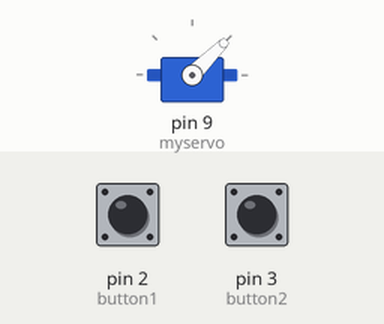
Simulated run of this sketch. Board: Arduino Uno, built with avr-gcc and run on an emulated ATmega328P. Parts: servo. Inputs (shaded band) come from the test bench; at power-on: pin 2 (button1) HIGH, pin 3 (button2) HIGH.

Above: at 1.2 s.
1.3 s: pin 2 (button1) pulled LOW for 1 s
At 2.6 s:
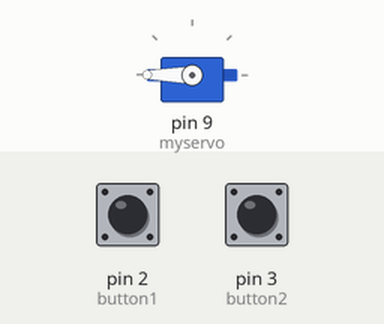
4.3 s: pin 3 (button2) pulled LOW for 1 s
At 6.2 s:
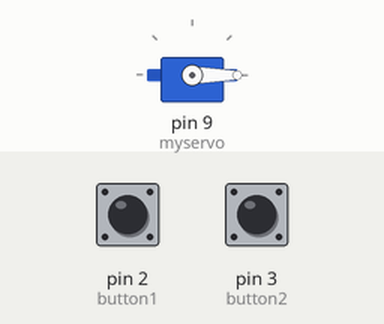
7.3 s: pin 2 (button1) pulled LOW for 0.15 s
At 7.45 s:
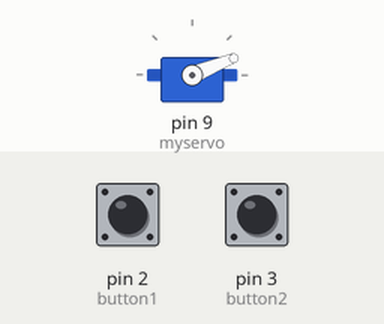
9.0 s: pin 3 (button2) pulled LOW for 0.15 s
At 10.4 s:
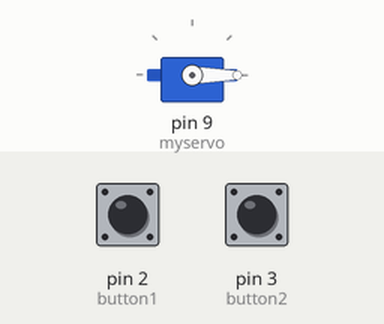
Timing chart, 0 to 11.7 s (numbered marks = the images above; inputs shaded):
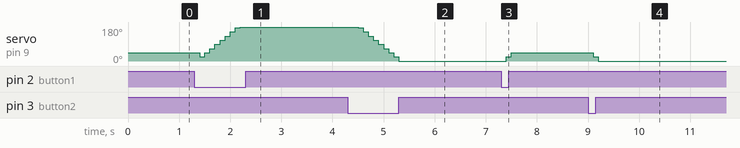

The sketch:

Code_03_500923949_ChengHao_Kao_LAB3_Task1.ino
```cpp
#include<Servo.h>

Servo myservo;

const int button1 = 2;
const int button2 = 3;

int bv1 = 0;
int bv2 = 0;
int pos = 0;

void setup()
{
  pinMode(button1, INPUT_PULLUP);
  pinMode(button2, INPUT_PULLUP);
  myservo.attach(9);
  myservo.write(45);
}

void loop()
{
  bv1 = digitalRead(button1);
  bv2 = digitalRead(button2);

  if (bv1 == LOW)
  {
    pos = pos+22;
    delay(100);
    myservo.write(pos);
  }
  else if (bv2 == LOW)
  {
    pos = pos-22;
    delay(100);
    myservo.write(pos);
  }
  else
  {
  }
}
```

Measured:
- after the input at 1.3 s, servo on pin 9 (myservo): 45° → 22° after 0.10 s, → 44° 0.10 s later, → 66° 0.10 s later, → 88° 0.10 s later, … (9 changes in this stretch)
- after the input at 4.3 s, servo on pin 9 (myservo): moves from 180° to 0° over 0.80 s, starting after 0.20 s
- after the input at 7.3 s, servo on pin 9 (myservo): 0° → 22° after 0.10 s, → 44° 0.10 s later
- after the input at 9.0 s, servo on pin 9 (myservo): 44° → 22° after 0.10 s, → 0° 0.10 s later
